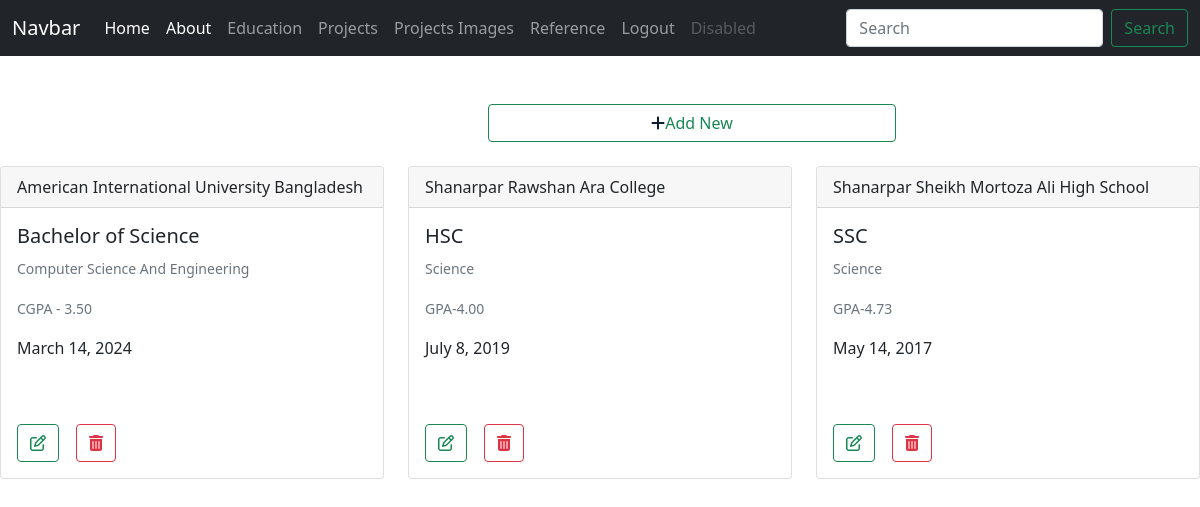
/education/ (signed in), run on the app's committed database.
### core/models.py (models this page shows, shortened)
class Education(models.Model):
    institute_name = models.CharField(max_length=200)
    degree = models.CharField(max_length=200)
    department = models.CharField(max_length=200)
    result = models.CharField(max_length=200)
    passed_year = models.DateField(auto_now_add=False)

### core/views.py (the view)
# urls.py: path('education/',views.education,name='education'),
def education(request):
    if request.user.is_authenticated:
        education = Education.objects.all()
        return render(request,'education.html',{'education':education})

### core/templates/education.html (shortened to what this page needs)
{% extends 'base.html'%}
{% block content %}
<div class="row row-cols-1 row-cols-md-3 g-4">
  <a href="{% url 'add_education'%}" class="btn btn-outline-success" style="margin-left:500px;"><i class="fa-solid fa-plus" style="color: #0c1c36;"></i>Add New</a>
    {% for e in education %}
    <div class="col">
      <div class="card">
        <div class="card-header">{{e.institute_name}}</div>
        <div class="card-body">
          <h5 class="card-title">{{e.degree}}</h5>
          <p class="card-text"><small class="text-muted">{{e.department}}</small></p>
          <p class="card-text"><small class="text-muted">{{e.result}}</small></p>
          <p class="card-text">{{e.passed_year}}</p>
          <br/><br/>
          <a href="{% url 'update_education' e.pk%}" class="btn btn-outline-success"><i class="fa-regular fa-pen-to-square"></i></a>
            <a href="{% url 'delete_education' e.pk %}" class="btn btn-outline-danger"><i class="fa-solid fa-trash-can"></i></a></td>
        </div>
      </div>
    </div>
    {% endfor %}
  </div>
{% endblock%}

### data on the page
Education: institute_name "American International University Bangladesh", degree "Bachelor of Science", department "Computer Science And Engineering", result "CGPA - 3.50", passed_year "March 14, 2024"
Education: institute_name "Shanarpar Rawshan Ara College", degree "HSC", department "Science", result "GPA-4.00", passed_year "July 8, 2019"
Education: institute_name "Shanarpar Sheikh Mortoza Ali High School", degree "SSC", department "Science", result "GPA-4.73", passed_year "May 14, 2017"
